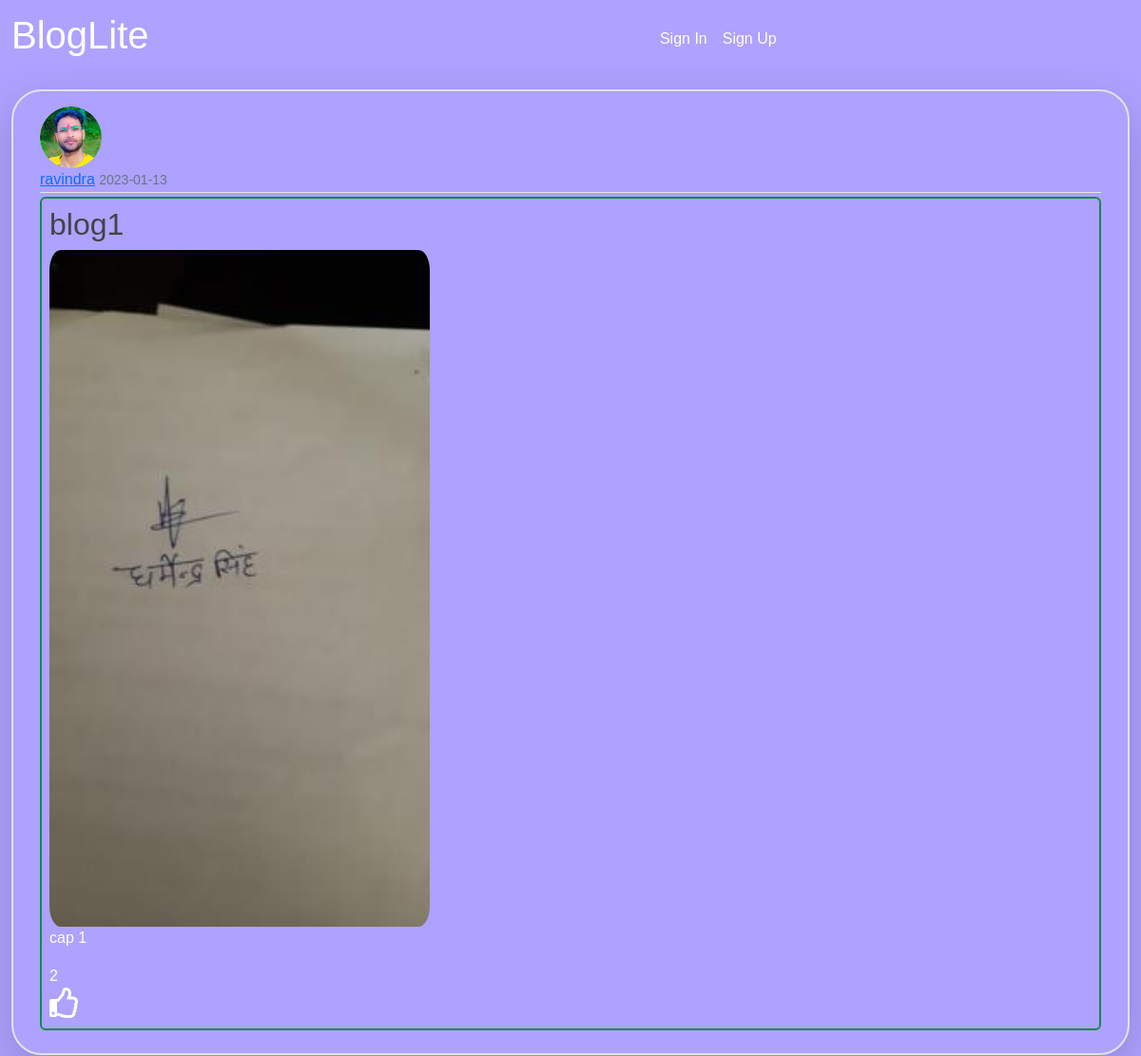
The page /blog/1 on the database its author committed.
### bloglite/models.py (models this page shows, shortened)
class User(db.Model,UserMixin):
    id = db.Column(db.Integer, primary_key=True,autoincrement=True)
    username = db.Column(db.String(20), unique=True, nullable=False)
    name = db.Column(db.String(20), unique=False, nullable=False)
    email = db.Column(db.String(120), unique=True, nullable=False)
    profile_image = db.Column(db.String(20), nullable=False, default='default.jpg')
    password = db.Column(db.String(60), nullable=False)
    blogs = db.relationship('Blog', backref='author', passive_deletes=True)
    comments = db.relationship('Comment', backref='author', passive_deletes=True)
    followed = db.relationship('User',
                               secondary=followers,
                               primaryjoin=(followers.c.follower_id == id),
                               secondaryjoin=(followers.c.followed_id == id),
                               backref=db.backref('followers'))

class Blog(db.Model):
    id = db.Column(db.Integer, primary_key=True)
    title = db.Column(db.String(100), nullable=False)
    blog_image = db.Column(db.String(20),nullable=False,default='default_blog.jpg')
    date_posted = db.Column(db.DateTime, nullable=False, default=datetime.utcnow)
    caption = db.Column(db.Text, nullable=False)
    user_id = db.Column(db.Integer, db.ForeignKey('user.id', ondelete="CASCADE"), nullable=False)
    comments = db.relationship('Comment', backref='blog', passive_deletes=True)
    likes = db.relationship('Like',       backref='blog', passive_deletes=True)

### bloglite/app.py (the view)
@app.route("/blog/<int:blog_id>")
def blog(blog_id):
    blog = Blog.query.get_or_404(blog_id)
    return render_template('blog.html', blog=blog)

### bloglite/templates/blog.html (shortened to what this page needs)
{% extends 'base.html' %}
{%block content %}
<article class="media content-section">
    <img class="rounded-circle article-img"
      src="{{ url_for('static', filename='profile_images/' + blog.author.profile_image) }}">
    <div class="media-body">
      <div class="article-metadata">
        <a class="mr-2" href="#">{{ blog.author.name }}</a>
        <small class="text-muted">{{ blog.date_posted.strftime('%Y-%m-%d') }}</small>
      </div>
      <div class="rounded border border-success p-2 mb-2">
        <h2 class="article-title">{{ blog.title }}</h2>
        <img src="{{ url_for('static' , filename = 'blog_images/' + blog.blog_image) }}" alt="" class="blog_image">
        <p class="article-content">{{ blog.caption }}</p>
        <div id="like-count-{{ blog.id }}">{{blog.likes |length }}
        </div>
        <div class="like text-right">{% if blog.liked %}
          <i onclick="myFunction(this,{{ blog.id }})" class=" me-5  fas fa-thumbs-up fa-2x text-right"></i>
          {% else %}
          <i onclick="myFunction(this,{{ blog.id }})" class=" me-5  far fa-thumbs-up fa-2x"></i>
          {% endif %}</div>
      </div>
    </div>
  </article>
{% endblock%}

### bloglite/static/styles.css (style rules this page uses)
body { background-color: #ADA2FF; color: white; font-family: sans-serif; }
img { height: 100px; width: 100px; border-radius: 100%; }
div img { height: 100%; width: 100%; border-radius: 50%; }
.blog_image { width: 400px; height: 300pix; border-radius: 3%; border-color: #B8B8B8; }
.article-img { height: 65px; width: 65px; margin-right: 16px; }
.article-metadata { padding-bottom: 1px; margin-bottom: 4px; border-bottom: 1px solid #e3e3e3 }
img { height: fit-content; }
.article-title { color: #444444; }

### rows shown on the page
User: profile_image (picture), author.name "ravindra"
Blog: date_posted "2023-01-13", title "blog1", blog_image (picture), caption "cap 1"

### other values the page prints
{{ blog.likes |length }} "2"
